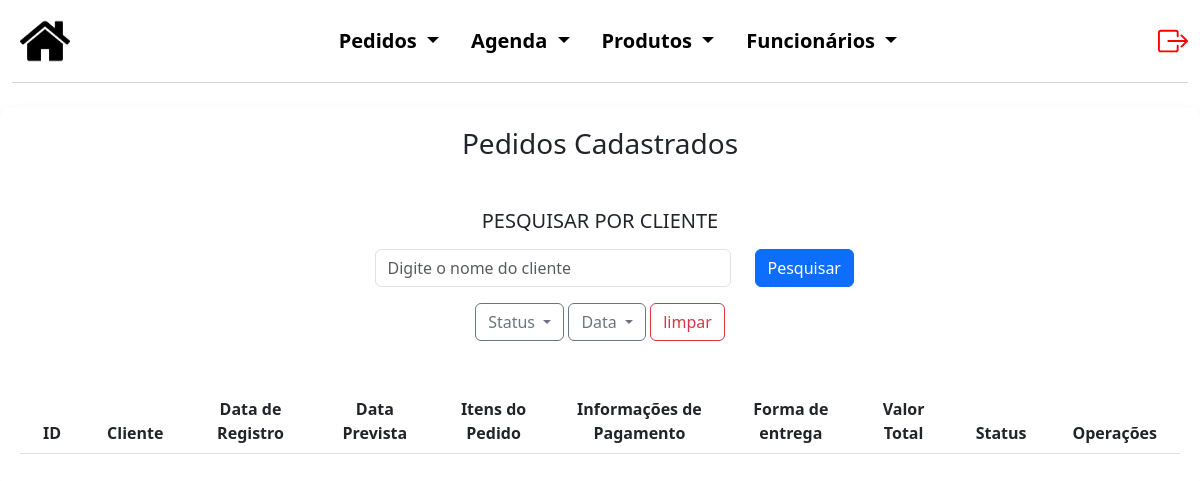
/pedidos/consPed.php (signed in), run on an earlier commit of the app's database.
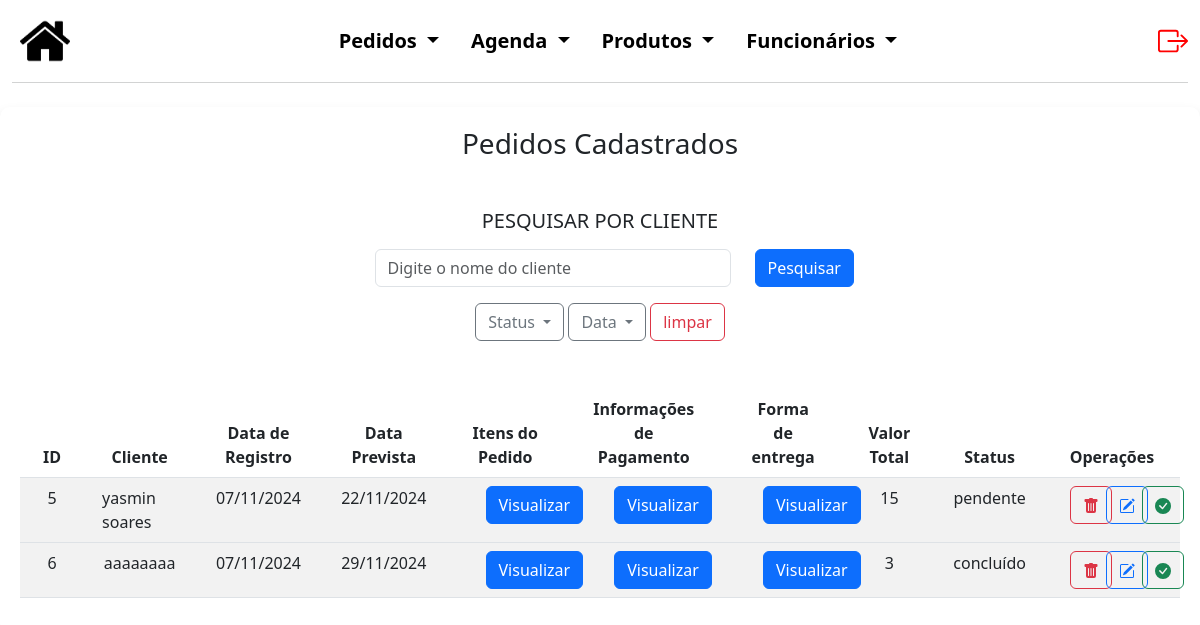
And on a later commit of the database.
### tables this page shows
CREATE TABLE `pedidos` (
  `codPed` int(5) NOT NULL,
  `cod_func` varchar(50) NOT NULL,
  `tipoPessoa` varchar(50) NOT NULL,
  `nomeCli` varchar(50) NOT NULL,
  `contato` varchar(50) NOT NULL,
  `dataPed` date NOT NULL,
  `dataPrev` date NOT NULL,
  `status` varchar(30) NOT NULL DEFAULT 'pendente'
);

CREATE TABLE `pagentg` (
  `codPagEnt` int(5) NOT NULL,
  `codPed` int(5) NOT NULL,
  `cod_itensPed` int(5) NOT NULL,
  `entrega` varchar(50) NOT NULL,
  `logradouro` varchar(50) NOT NULL,
  `numero` int(5) NOT NULL,
  `bairro` varchar(50) NOT NULL,
  `cidade` varchar(25) NOT NULL,
  `estado` varchar(2) NOT NULL,
  `cep` varchar(13) NOT NULL,
  `entrada` varchar(50) NOT NULL,
  `formaPag` varchar(30) DEFAULT NULL,
  `valorEnt` decimal(10,0) NOT NULL,
  `valorTotal` decimal(10,0) NOT NULL
);

### pedidos/consPed.php (the view, shortened to what this page needs)
<?php
$conexao = novaConexao();
$registros = [];
$erro = false;
try {
    $sql = "SELECT pedidos.*, pagentg.valorTotal FROM pedidos LEFT JOIN pagentg ON pedidos.codPed = pagentg.codPed";
    $stmt = $conexao->prepare($sql);
    $stmt->execute();
    $registros = $stmt->fetchAll(PDO::FETCH_ASSOC);
} catch (PDOException $e) {
    $erro = true;
    echo "Erro: " . $e->getMessage();
}
?>
<!DOCTYPE html>
<html lang="pt-BR">
<head>
    <link href="https://cdn.jsdelivr.net/npm/bootstrap@5.3.0/dist/css/bootstrap.min.css" rel="stylesheet">
    <link rel="stylesheet" href="../style.css?v=1.8">
</head>
<body>
    <div class="container-fluid cabecalho">
        <nav class="navbar navbar-light navbar-expand-md" style="background-color: #FFFF;">
            <a class="nav justify-content-start m-2" href="../admInicial.php">
                <img src="../img/back.png">
            </a>
            <div class="collapse navbar-collapse justify-content-center" id="navegacao">
                <ul class="nav nav-pills justify-content-center listas">
                    <li class="nav-item dropdown">
                        <a class="nav-link dropdown-toggle cor_fonte" href="#" id="navbarDropdownMenuLink"
                            data-bs-toggle="dropdown" aria-haspopup="true" aria-expanded="false">
                            Pedidos
                        </a>
                    </li>
                    <li class="nav-item dropdown">
                        <a class="nav-link dropdown-toggle cor_fonte" href="#" id="navbarDropdownMenuLink"
                            data-bs-toggle="dropdown" aria-haspopup="true" aria-expanded="false">
                            Agenda
                        </a>
                    </li>
                    <li class="nav-item dropdown">
                        <a class="nav-link dropdown-toggle cor_fonte" href="#" id="navbarDropdownMenuLink"
                            data-bs-toggle="dropdown" aria-haspopup="true" aria-expanded="false">
                            Produtos
                        </a>
                    </li>
                    <li class="nav-item dropdown">
                        <a class="nav-link dropdown-toggle cor_fonte" href="#" id="navbarDropdownMenuLink"
                            data-bs-toggle="dropdown" aria-haspopup="true" aria-expanded="false">
                            Funcionários
                        </a>
                    </li>
                </ul>
            </div>
            <a href="../logout.php" class="nav-link justify-content-end" style="color: red;">
            </a>
        </nav>
    </div>
    <?php if ($erro): ?>
        <div class="alert alert-danger" role="alert">
            Não foi possível carregar os dados.
        </div>
    <?php else: ?>
        <div class="container-fluid consContainer">
            <h3 class="text-center mb-5">Pedidos Cadastrados</h3>
            <div class="container mt-5 mb-5">
                <div class="row justify-content-center text-center">
                    <h5 class="mb-3">PESQUISAR POR CLIENTE</h5>
                    <div class="dropdown">
                        <form method="POST">
                            <div class="row justify-content-center text-center mb-3">
                                <div class="col-4">
                                    <input type="text" class="form-control" name="search"
                                        placeholder="Digite o nome do cliente">
                                </div>
                                <div class="col-1">
                                    <button type="submit" class="btn btn-primary">Pesquisar</button>
                                </div>
                            </div>
                            <button class="btn btn-outline-secondary dropdown-toggle" type="button" id="dropdownMenuButton"
                                data-bs-toggle="dropdown" aria-expanded="false">
                                Status
                            </button>
                            <button class="btn btn-outline-secondary dropdown-toggle" type="button" id="dropdownMenuButton"
                                data-bs-toggle="dropdown" aria-expanded="false">
                                Data
                            </button>
                            <button type="submit" class="btn btn-outline-danger" name="limpar"
                                value="pendente">limpar</button>
                        </form>
                    </div>
                </div>
            </div>
            <table class="table table-striped">
                <thead>
                    <tr>
                        <th>
                            <div class="row justify-content-center text-center titleCons">ID</div>
                        </th>
                        <th>
                            <div class="row justify-content-center text-center titleCons">Cliente</div>
                        </th>
                        <th>
                            <div class="row justify-content-center text-center titleCons">Data de Registro</div>
                        </th>
                        <th>
                            <div class="row justify-content-center text-center titleCons">Data Prevista</div>
                        </th>
                        <th>
                            <div class="row justify-content-center text-center titleCons">Itens do Pedido</div>
                        </th>
                        <th>
                            <div class="row justify-content-center text-center titleCons">Informações de Pagamento</div>
                        </th>
                        <th>
                            <div class="row justify-content-center text-center titleCons">Forma de entrega</div>
                        </th>
                        <th>
                            <div class="row justify-content-center text-center titleCons">Valor Total</div>
                        </th>
                        <th>
                            <div class="row justify-content-center text-center titleCons">Status</div>
                        </th>
                        <th>
                            <div class="row justify-content-center text-center titleCons">Operações</div>
                        </th>
                    </tr>
                </thead>
                <?php foreach ($registros as $registro): ?>
                    <tbody>
                        <td>
                            <div class="row justify-content-center registro">
                                <?php echo ($registro['codPed']); ?>
                            </div>
                        </td>
                        <td>
                            <div class="row justify-content-center registro">
                                <?php echo ($registro['nomeCli']); ?>
                            </div>
                        </td>
                        <td>
                            <div class="row justify-content-center registro">
                                <?php echo (date('d/m/Y', strtotime($registro['dataPed']))); ?>
                            </div>
                        </td>
                        <td>
                            <div class="row justify-content-center registro">
                                <?php echo (date('d/m/Y', strtotime($registro['dataPrev']))); ?>
                            </div>
                        </td>
                        <td>
                            <div class="row justify-content-center btnVisu">
                                <div class="col-6">
                                    <form method="POST">
                                        <button type="submit" name="visuPedidos" class="btn btn-primary">Visualizar</button>
                                    </form>
                                </div>
                            </div>
                        </td>
                        <td>
                            <div class="row justify-content-center btnVisu">
                                <div class="col-6">
                                    <form method="POST">
                                        <button type="submit" name="visuPag" class="btn btn-primary">Visualizar</button>
                                    </form>
                                </div>
                            </div>
                        </td>
                        <td>
                            <div class="row justify-content-center btnVisu">
                                <div class="col-6">
                                    <form method="POST">
                                        <button type="submit" name="visuEntr" class="btn btn-primary">Visualizar</button>
                                    </form>
                                </div>
                            </div>
                        </td>
                        <td>
                            <div class="row justify-content-center registro">
                                <?php echo isset($registro['valorTotal']) ? htmlspecialchars($registro['valorTotal']) : 'N/A'; ?>
                            </div>
                        </td>
                        <td>
                            <div class="row justify-content-center registro">
                                <?php echo ($registro['status']) ?>
                            </div>
                        </td>
                        <td>
                            <div class="row text-center justify-content-center">
                                <div class="col-3">
                                    <form method="POST">
                                        <button type="submit" name="delete" class="btn btn-outline-danger">
                                        </button>
                                    </form>
                                </div>
                                <div class="col-3">
                                    <form method="POST">
                                        <button type="submit" name="edit" class="btn btn-outline-primary">
                                        </button>
                                    </form>
                                </div>
                                <div class="col-3">
                                    <form method="POST">
                                        <button type="submit" name="concluida" class="btn btn-outline-success">
                                        </button>
                                    </form>
                                </div>
                            </div>
                        </td>
                    </tbody>
                <?php endforeach; ?>
            </table>
        </div>
    <?php endif; ?>
</body>
</html>

### style.css (style rules this page uses)
.cabecalho { margin-bottom: 2%; }
.cor_fonte { color: black; font-weight: bold; text-decoration: none; font-size: 20px; }
.cabecalho img { height: 50px; }
#navbarDropdownMenuLink { background-color: #ffffff; }
nav { border-bottom: 1px solid rgb(210, 211, 211); }
.nav-item.dropdown .nav-link { color: black }
.consContainer { max-width: 1580px; margin: auto; padding: 20px; border-radius: 10px; box-shadow: 0.5px 10px 15px rgba(0, 0, 0, 0.2); }
.titleCons { margin-left: 15px; margin-right: 15px; }
.registro { margin-left: 10px; margin-right: 10px }

What changed in the data, as far as the page shows it:
added pedidos: codPed "5", nomeCli "yasmin soares", dataPed "07/11/2024", dataPrev "22/11/2024", pagentg.valorTotal "15", status "pendente"
added pedidos: codPed "6", nomeCli "aaaaaaaa", dataPed "07/11/2024", dataPrev "29/11/2024", pagentg.valorTotal "3", status "concluído"
